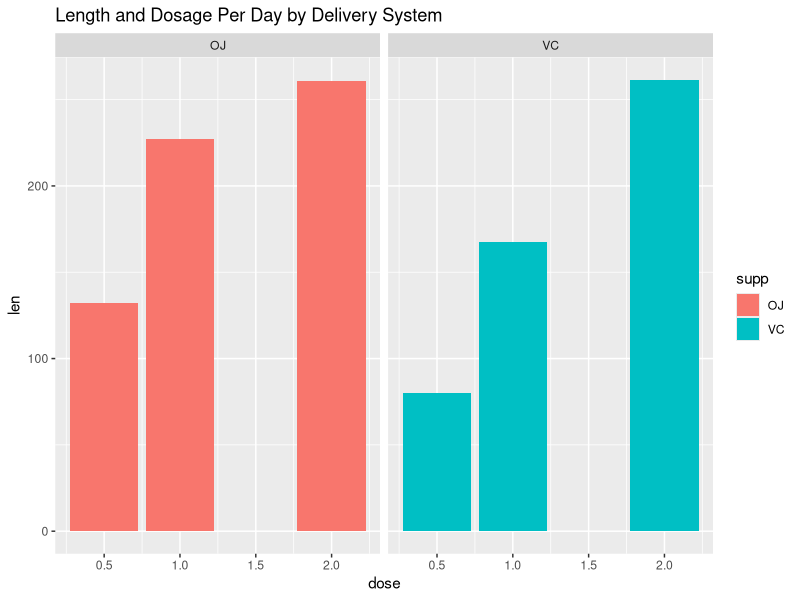

The R source for this figure:
## ---- chunk 1

# calling the data set
data("ToothGrowth")

# making a copy of the data
data <- ToothGrowth

## ---- chunk 2

library(dplyr)

oj <- data %>% filter(supp == "OJ")
vc <- data %>% filter(supp == "VC")

var(oj$len) == var(vc$len)

## ---- chunk 3
t.test(oj$len,vc$len,var.equal = FALSE)
## ---- chunk 4

library(ggplot2)

ggplot(data, aes(dose,len, fill=supp)) +
  geom_histogram(stat="identity") +
  facet_grid(.~supp) +
  ggtitle("Length and Dosage Per Day by Delivery System")

## ---- chunk 5

# 0.5 dosage test
t.test(data[data$supp=="OJ" & data$dose==0.5,]$len,
       data[data$supp=="VC" & data$dose==0.5,]$len,
       var.equal = FALSE)

# 1.0 dosage test
t.test(data[data$supp=="OJ" & data$dose==1.0,]$len,
       data[data$supp=="VC" & data$dose==1.0,]$len,
       var.equal = FALSE)

# 2.0 dosage test
t.test(data[data$supp=="OJ" & data$dose==2.0,]$len,
       data[data$supp=="VC" & data$dose==2.0,]$len,
       var.equal = FALSE)

